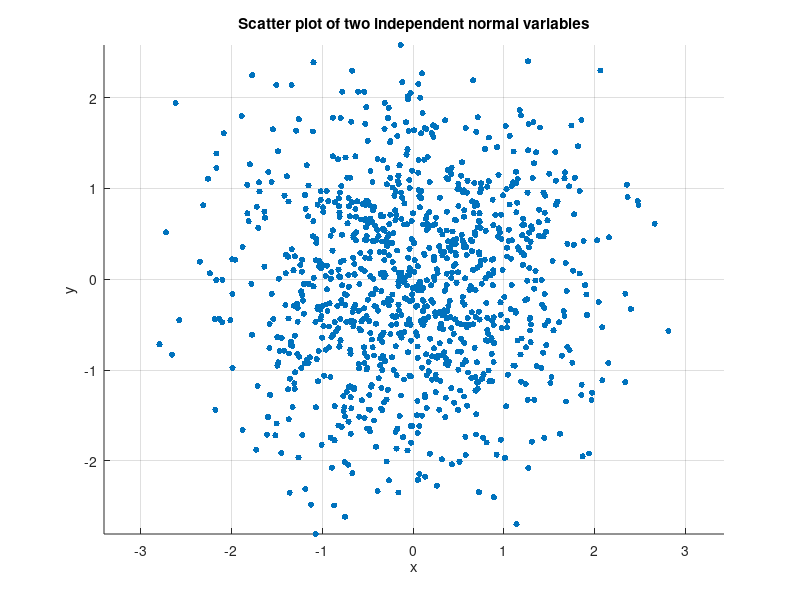

The MATLAB source for this figure: (Note: this script raises an error after producing the figure.)
%% Generate two independent normal-distributed variables
clear; clc; close all;

% rng(24);          % for reproducibility
N = 1000;        % number of points

x = randn(N, 1); % x coordinates ~ N(0,1)
y = randn(N, 1); % y coordinates ~ N(0,1), independent from x

mix_ratio = 0.03;
xx = (1-mix_ratio)*x+mix_ratio*y;
yy = (1-mix_ratio)*y+mix_ratio*x;
x=xx; y=yy;

%% Scatter plot
figure;
scatter(x, y, 20, 'filled');
xlabel('x');
ylabel('y');
title('Scatter plot of two independent normal variables');
axis equal;
grid on;

%% Pearson correlation
[r_pearson, p_pearson] = corr(x, y, 'Type', 'Pearson');

%% Spearman correlation
[r_spearman, p_spearman] = corr(x, y, 'Type', 'Spearman');

%% Print results
fprintf('Pearson correlation:\n');
fprintf('r = %.4f, p = %.4g\n\n', r_pearson, p_pearson);

fprintf('Spearman correlation:\n');
fprintf('rho = %.4f, p = %.4g\n', r_spearman, p_spearman);
